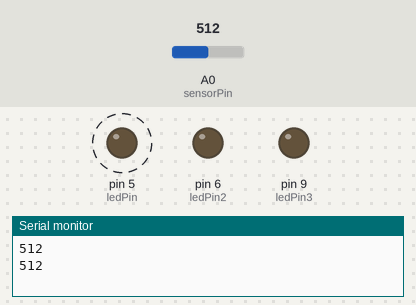
Recording of a sketch running on a simulated Arduino Uno, built with avr-gcc and run on an emulated ATmega328P. Shown: output pins drawn as LEDs (lit = HIGH), the last lines printed to the serial monitor. Dashed ring = blinking. The test bench sets the inputs (shaded band); at power-on: A0 (sensorPin) = 512.

Above: at 1.8 s.
1.9 s: A0 (sensorPin) set to 527
At 3.5 s:
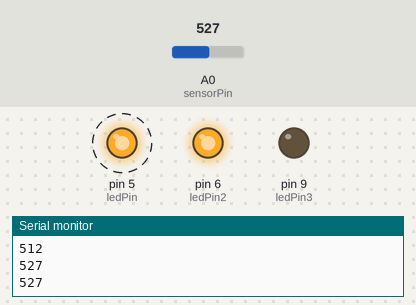
5.6 s: A0 (sensorPin) set to 761
9.1 s: A0 (sensorPin) set to 786
At 11.5 s:
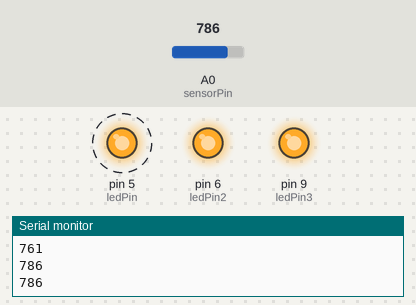
13.2 s: A0 (sensorPin) set to 762
At 16.8 s:
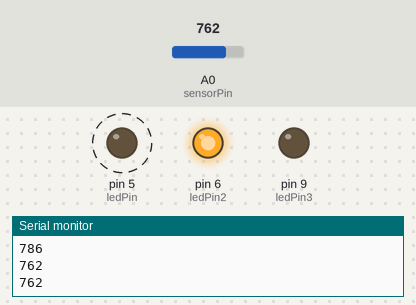
17.3 s: A0 (sensorPin) set to 782
At 21.5 s:
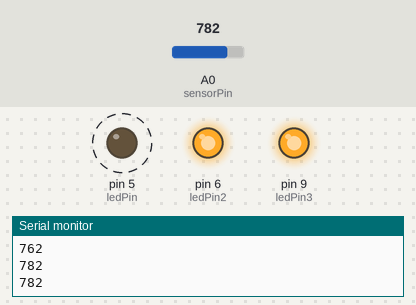
Timing chart, 0 to 22.4 s (numbered marks = the images above; inputs shaded):
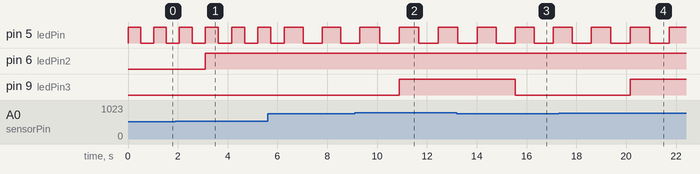

The sketch:

blink.ino
```cpp
int sensorPin = A0;    // select the input pin for the potentiometer
int ledPin = 5;
int ledPin2 = 6;
int ledPin3 = 9;
int sensorValue = 0;  // variable to store the value coming from the sensor

void setup() {
  // declare the ledPin as an OUTPUT:
  pinMode(ledPin, OUTPUT);
  pinMode(ledPin2, OUTPUT);
  pinMode(ledPin3, OUTPUT);
  Serial.begin(9600);
}

void loop() {
  // read the value from the sensor:
  sensorValue = analogRead(sensorPin); //sensorvalue (0,1023)
  Serial.println(sensorValue);

  // turn the ledPin on:
  if (sensorValue>257.5)

  // make the first ledPin blink:
  digitalWrite(ledPin, HIGH);
  delay(sensorValue);
  digitalWrite(ledPin, LOW);
  delay(sensorValue);

  if (sensorValue>515)
  digitalWrite(ledPin2, HIGH);

  if (sensorValue>772.5)
  digitalWrite(ledPin3, HIGH);

  // turn the ledPin off:
  if(sensorValue<257.5)digitalWrite(ledPin, LOW);
  if(sensorValue<515)digitalWrite(ledPin2, LOW);
  if(sensorValue<772.5)digitalWrite(ledPin3, LOW);
}
```

Measured:
- the behaviour switches between 515 and 516 on A0 (sensorPin) (found by bisection; images 0 and 1)
- the behaviour switches between 772 and 773 on A0 (sensorPin) (found by bisection; images 1 and 2)
- after the input at 1.9 s, pin 6 (ledPin2): LOW → HIGH after 1.2 s
- after the input at 9.1 s, pin 9 (ledPin3): LOW → HIGH after 1.8 s
- after the input at 13.2 s, pin 9 (ledPin3): HIGH → LOW after 2.4 s
- after the input at 17.3 s, pin 9 (ledPin3): LOW → HIGH after 2.9 s
- by itself, pin 5 (ledPin): alternates HIGH for 0.78 s and LOW for 0.78 s
